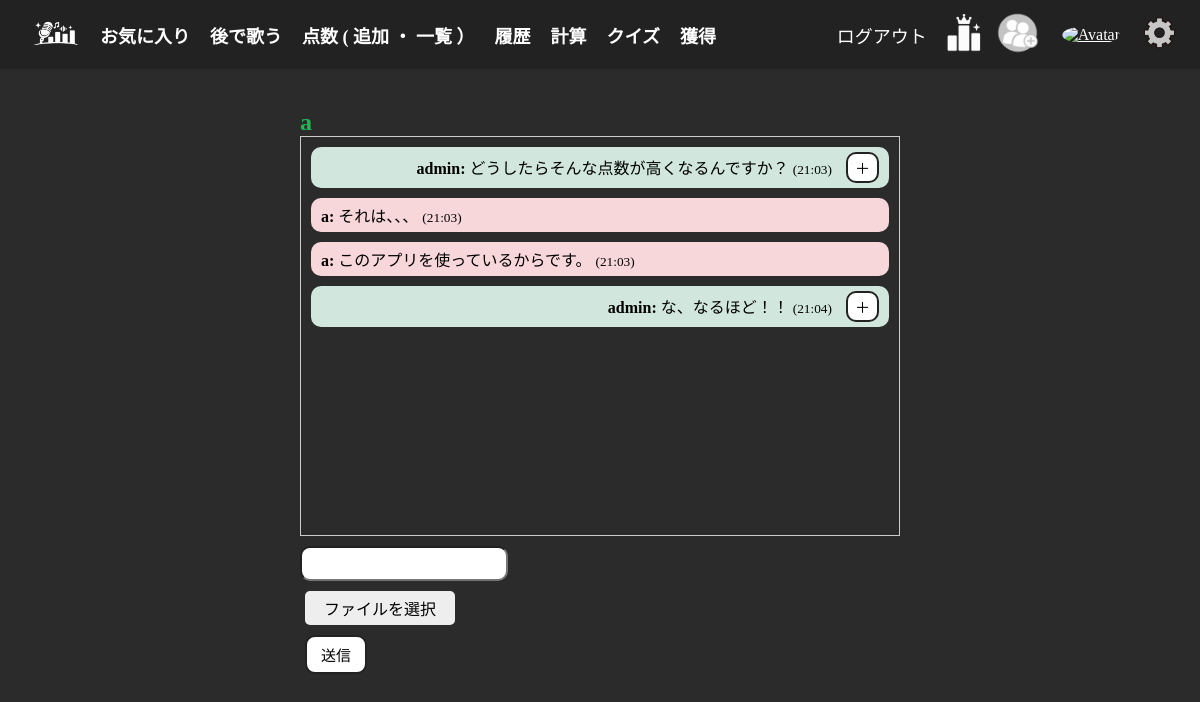
Screenshot of /chat/6/ (signed in) with the database file from the repository.
### accounts/models.py (models this page shows)
class CustomUser(AbstractUser):
    email = models.EmailField(unique=True)
    groups = models.ManyToManyField(
        Group,
        related_name="customuser_set",
        blank=True,
        help_text="The groups this user belongs to.",
        verbose_name="groups",
    )
    user_permissions = models.ManyToManyField(
        Permission,
        related_name="customuser_set",
        blank=True,
        help_text="Specific permissions for this user.",
        verbose_name="user permissions",
    )
    favorites = models.ManyToManyField(
        'app.Song',
        related_name='favorited_by',
        blank=True
    )
    CATCHPHRASE_CHOICES = [
        ('none', 'なし'),
        ('beginner', '初心者'),
        ('intermediate', '中級者'),
        ('advanced', '上級者'),
    ]
    THEME_CHOICES = [
        ('white', '白'),
        ('black', '黒'),
    ]
    theme = models.CharField(max_length=10, choices=THEME_CHOICES, default='white')
    bio = models.TextField(blank=True, null=True, max_length=500)
    points = models.IntegerField(default=0)
    catchphrase = models.CharField(
        max_length=255,
        choices=CATCHPHRASE_CHOICES,
        default='none'
    )
    avatar = models.ImageField(
        upload_to='avatars/',
        blank=True,
        null=True,
        default='avatars/default.png'
    )
    is_public = models.BooleanField(default=True, verbose_name="公開設定")
    USERNAME_FIELD = 'email'
    REQUIRED_FIELDS = ['username']

### app/models.py (models this page shows, shortened)
class Message(models.Model):
    room = models.ForeignKey(ChatRoom, on_delete=models.CASCADE, related_name="messages")
    sender = models.ForeignKey(settings.AUTH_USER_MODEL, on_delete=models.CASCADE)
    content = models.TextField()
    image = models.ImageField(upload_to='chat_images/', blank=True, null=True)
    created_at = models.DateTimeField(auto_now_add=True)

### app/views.py (the view)
# urls.py: path('chat/<int:user_id>/', views.chat_with_user_view, name='chat-with-user'),
@login_required
def chat_with_user_view(request, user_id):
    friend = get_object_or_404(CustomUser, id=user_id)
    room = ChatRoom.objects.filter(participants=request.user)\
                           .filter(participants=friend)\
                           .first()
    if room is None:
        room = ChatRoom.objects.create(name=f"{request.user.username} & {friend.username}")
        room.participants.add(request.user, friend)
    messages = room.messages.order_by('created_at')
    return render(request, 'app/chat_room.html', {
        'room': room,
        'messages': messages,
        'friend': friend
    })

### app/templates/app/chat_room.html (shortened to what this page needs)
{% extends 'base.html' %}
{% load static %}
{% block content %}
<div class="chat-container">
    <h2>
    {% if friend %}
        {{ friend.username }}
    {% else %}
        {{ room.name }}
    {% endif %}
    </h2>
    <div class="chat-messages" id="chat-messages" style="border:1px solid #ccc; padding:10px; height:400px; overflow-y:auto;">
        {% for message in messages %}
        <div class="message {% if message.sender == request.user %}my-message{% else %}friend-message{% endif %}"
            style="margin-bottom:10px;">
            <p>
                <strong>{{ message.sender.username }}:</strong>
                {{ message.content }}
                <small>({{ message.created_at|date:"H:i" }})</small>
                {% if message.sender == request.user %}
                    <button type="button" class="toggle-btn" style="margin-left:10px; padding: 3px 7px;">＋</button>
                {% endif %}
            </p>
        </div>
        {% endfor %}
    </div>
    <form method="post" action="{% url 'app:send-message' room.id %}" class="chat-form" enctype="multipart/form-data">
        <input type="text" name="text">
        <div class="custom-file" style="display:inline-block; margin-left:5px;">
        <label for="id_image" class="custom-label" style="cursor:pointer; padding:5px 10px; background:#eee; border-radius:5px;">
            ファイルを選択
        </label>
        <button type="submit">送信</button>
    </form>
</div>
{% endblock %}

### app/static/app/css/style.css (style rules this page uses)
* { margin: 0; padding: 0; box-sizing: border-box; font-family: serif; }
h2 { color: #1DB954; }
body.black { --main-color: #2b2b2b; --text-color: white; --background-color: #ccc; --sub-color: #222; }
body { background-color: var(--main-color); color: var(--text-color); }
input { padding: 7px 10px; font-size: 15px; border-radius: 10px; display: block; }
button { padding: 7px 14px; border-radius: 10px; border: 2px solid #222; color: black; background-color: white; outline: none; font-size: 15px; cursor: pointer; }
.custom-file { position: relative; display: inline-flex; align-items: center; font-family: serif; gap: 10px; }
.custom-label { display: inline-block; width: 150px; padding: 7px 12px; background-color: white; border-radius: 7px; color: black; font-size: 16px; text-align: center; cursor: pointer; font-family: serif; }
.chat-container { max-width: 600px; margin: auto; }
.my-message { text-align: right; background-color: #d1e7dd; padding: 5px 10px; border-radius: 10px; }
.friend-message { text-align: left; background-color: #f8d7da; padding: 5px 10px; border-radius: 10px; }
.chat-form input { margin-top: 10px; margin-bottom: 10px; }
.chat-form button { margin-top: 10px; display: block; }
.chat-messages p { color: black; }

### rows the page displays
CustomUser: username "a"
Message: sender.username "admin", content "どうしたらそんな点数が高くなるんですか？", created_at "21:03"
Message: sender.username "a", content "それは、、、", created_at "21:03"
Message: sender.username "a", content "このアプリを使っているからです。", created_at "21:03"
Message: sender.username "admin", content "な、なるほど！！", created_at "21:04"
